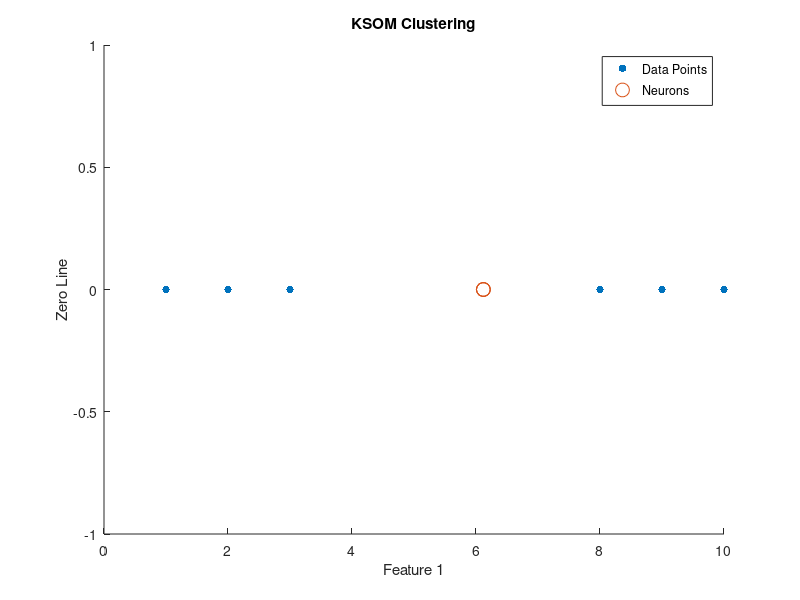

MATLAB code to generate this figure:
data = [1, 2, 3, 8, 9, 10];
grid_size = 3;
weights = [1.5, 5, 8];
learning_rate = 0.1;
epochs = 50;

for epoch = 1:epochs
    for i = 1:numel(data)
        distances = abs(data(i) - weights);
        [~, winner_neuron] = min(distances);
        for j = 1:numel(weights)
            weights(j) = weights(j) + learning_rate * (data(i) - weights(j));
        end
    end
end

figure;
scatter(data, zeros(size(data)), 30, 'filled');
hold on;
scatter(weights, zeros(size(weights)), 100, 'rx');
title('KSOM Clustering');
xlabel('Feature 1');
ylabel('Zero Line');
legend('Data Points', 'Neurons');
hold off;

